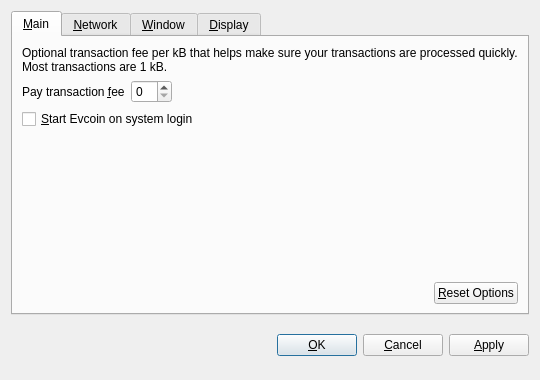
<?xml version="1.0" encoding="UTF-8"?>
<ui version="4.0">
 <class>OptionsDialog</class>
 <widget class="QDialog" name="OptionsDialog">
  <property name="geometry">
   <rect>
    <x>0</x>
    <y>0</y>
    <width>540</width>
    <height>380</height>
   </rect>
  </property>
  <property name="windowTitle">
   <string>Options</string>
  </property>
  <property name="modal">
   <bool>true</bool>
  </property>
  <layout class="QVBoxLayout" name="verticalLayout">
   <item>
    <widget class="QTabWidget" name="tabWidget">
     <property name="tabPosition">
      <enum>QTabWidget::North</enum>
     </property>
     <property name="currentIndex">
      <number>0</number>
     </property>
     <widget class="QWidget" name="tabMain">
      <attribute name="title">
       <string>&amp;Main</string>
      </attribute>
      <layout class="QVBoxLayout" name="verticalLayout_Main">
       <item>
        <widget class="QLabel" name="transactionFeeInfoLabel">
         <property name="text">
          <string>Optional transaction fee per kB that helps make sure your transactions are processed quickly. Most transactions are 1 kB.</string>
         </property>
         <property name="textFormat">
          <enum>Qt::PlainText</enum>
         </property>
         <property name="wordWrap">
          <bool>true</bool>
         </property>
        </widget>
       </item>
       <item>
        <layout class="QHBoxLayout" name="horizontalLayout_1_Main">
         <item>
          <widget class="QLabel" name="transactionFeeLabel">
           <property name="text">
            <string>Pay transaction &amp;fee</string>
           </property>
           <property name="textFormat">
            <enum>Qt::PlainText</enum>
           </property>
           <property name="buddy">
            <cstring>transactionFee</cstring>
           </property>
          </widget>
         </item>
         <item>
          <widget class="BitcoinAmountField" name="transactionFee"/>
         </item>
         <item>
          <spacer name="horizontalSpacer_1_Main">
           <property name="orientation">
            <enum>Qt::Horizontal</enum>
           </property>
           <property name="sizeHint" stdset="0">
            <size>
             <width>40</width>
             <height>20</height>
            </size>
           </property>
          </spacer>
         </item>
        </layout>
       </item>
       <item>
        <widget class="QCheckBox" name="bitcoinAtStartup">
         <property name="toolTip">
          <string>Automatically start Evcoin after logging in to the system.</string>
         </property>
         <property name="text">
          <string>&amp;Start Evcoin on system login</string>
         </property>
        </widget>
       </item>
       <item>
        <spacer name="verticalSpacer_Main">
         <property name="orientation">
          <enum>Qt::Vertical</enum>
         </property>
         <property name="sizeHint" stdset="0">
          <size>
           <width>20</width>
           <height>40</height>
          </size>
         </property>
        </spacer>
       </item>
       <item>
        <layout class="QHBoxLayout" name="horizontalLayout_2_Main">
         <item>
          <spacer name="horizontalSpacer_2_Main">
           <property name="orientation">
            <enum>Qt::Horizontal</enum>
           </property>
           <property name="sizeHint" stdset="0">
            <size>
             <width>40</width>
             <height>20</height>
            </size>
           </property>
          </spacer>
         </item>
         <item>
          <widget class="QPushButton" name="resetButton">
           <property name="toolTip">
            <string>Reset all client options to default.</string>
           </property>
           <property name="text">
            <string>&amp;Reset Options</string>
           </property>
           <property name="autoDefault">
            <bool>false</bool>
           </property>
          </widget>
         </item>
        </layout>
       </item>
      </layout>
     </widget>
     <widget class="QWidget" name="tabNetwork">
      <attribute name="title">
       <string>&amp;Network</string>
      </attribute>
      <layout class="QVBoxLayout" name="verticalLayout_Network">
       <item>
        <widget class="QCheckBox" name="mapPortUpnp">
         <property name="toolTip">
          <string>Automatically open the Evcoin client port on the router. This only works when your router supports UPnP and it is enabled.</string>
         </property>
         <property name="text">
          <string>Map port using &amp;UPnP</string>
         </property>
        </widget>
       </item>
       <item>
        <widget class="QCheckBox" name="connectSocks">
         <property name="toolTip">
          <string>Connect to the Evcoin network through a SOCKS proxy (e.g. when connecting through Tor).</string>
         </property>
         <property name="text">
          <string>&amp;Connect through SOCKS proxy:</string>
         </property>
        </widget>
       </item>
       <item>
        <layout class="QHBoxLayout" name="horizontalLayout_Network">
         <item>
          <widget class="QLabel" name="proxyIpLabel">
           <property name="text">
            <string>Proxy &amp;IP:</string>
           </property>
           <property name="textFormat">
            <enum>Qt::PlainText</enum>
           </property>
           <property name="buddy">
            <cstring>proxyIp</cstring>
           </property>
          </widget>
         </item>
         <item>
          <widget class="QValidatedLineEdit" name="proxyIp">
           <property name="maximumSize">
            <size>
             <width>140</width>
             <height>16777215</height>
            </size>
           </property>
           <property name="toolTip">
            <string>IP address of the proxy (e.g. 127.0.0.1)</string>
           </property>
          </widget>
         </item>
         <item>
          <widget class="QLabel" name="proxyPortLabel">
           <property name="text">
            <string>&amp;Port:</string>
           </property>
           <property name="textFormat">
            <enum>Qt::PlainText</enum>
           </property>
           <property name="buddy">
            <cstring>proxyPort</cstring>
           </property>
          </widget>
         </item>
         <item>
          <widget class="QLineEdit" name="proxyPort">
           <property name="maximumSize">
            <size>
             <width>55</width>
             <height>16777215</height>
            </size>
           </property>
           <property name="toolTip">
            <string>Port of the proxy (e.g. 9050)</string>
           </property>
          </widget>
         </item>
         <item>
          <widget class="QLabel" name="socksVersionLabel">
           <property name="text">
            <string>SOCKS &amp;Version:</string>
           </property>
           <property name="textFormat">
            <enum>Qt::PlainText</enum>
           </property>
           <property name="buddy">
            <cstring>socksVersion</cstring>
           </property>
          </widget>
         </item>
         <item>
          <widget class="QValueComboBox" name="socksVersion">
           <property name="toolTip">
            <string>SOCKS version of the proxy (e.g. 5)</string>
           </property>
          </widget>
         </item>
         <item>
          <spacer name="horizontalSpacer_Network">
           <property name="orientation">
            <enum>Qt::Horizontal</enum>
           </property>
           <property name="sizeHint" stdset="0">
            <size>
             <width>40</width>
             <height>20</height>
            </size>
           </property>
          </spacer>
         </item>
        </layout>
       </item>
       <item>
        <spacer name="verticalSpacer_Network">
         <property name="orientation">
          <enum>Qt::Vertical</enum>
         </property>
         <property name="sizeHint" stdset="0">
          <size>
           <width>20</width>
           <height>40</height>
          </size>
         </property>
        </spacer>
       </item>
      </layout>
     </widget>
     <widget class="QWidget" name="tabWindow">
      <attribute name="title">
       <string>&amp;Window</string>
      </attribute>
      <layout class="QVBoxLayout" name="verticalLayout_Window">
       <item>
        <widget class="QCheckBox" name="minimizeToTray">
         <property name="toolTip">
          <string>Show only a tray icon after minimizing the window.</string>
         </property>
         <property name="text">
          <string>&amp;Minimize to the tray instead of the taskbar</string>
         </property>
        </widget>
       </item>
       <item>
        <widget class="QCheckBox" name="minimizeOnClose">
         <property name="toolTip">
          <string>Minimize instead of exit the application when the window is closed. When this option is enabled, the application will be closed only after selecting Quit in the menu.</string>
         </property>
         <property name="text">
          <string>M&amp;inimize on close</string>
         </property>
        </widget>
       </item>
       <item>
        <spacer name="verticalSpacer_Window">
         <property name="orientation">
          <enum>Qt::Vertical</enum>
         </property>
         <property name="sizeHint" stdset="0">
          <size>
           <width>20</width>
           <height>40</height>
          </size>
         </property>
        </spacer>
       </item>
      </layout>
     </widget>
     <widget class="QWidget" name="tabDisplay">
      <attribute name="title">
       <string>&amp;Display</string>
      </attribute>
      <layout class="QVBoxLayout" name="verticalLayout_Display">
       <item>
        <layout class="QHBoxLayout" name="horizontalLayout_1_Display">
         <item>
          <widget class="QLabel" name="langLabel">
           <property name="text">
            <string>User Interface &amp;language:</string>
           </property>
           <property name="textFormat">
            <enum>Qt::PlainText</enum>
           </property>
           <property name="buddy">
            <cstring>lang</cstring>
           </property>
          </widget>
         </item>
         <item>
          <widget class="QValueComboBox" name="lang">
           <property name="toolTip">
            <string>The user interface language can be set here. This setting will take effect after restarting Evcoin.</string>
           </property>
          </widget>
         </item>
        </layout>
       </item>
       <item>
        <layout class="QHBoxLayout" name="horizontalLayout_2_Display">
         <item>
          <widget class="QLabel" name="unitLabel">
           <property name="text">
            <string>&amp;Unit to show amounts in:</string>
           </property>
           <property name="textFormat">
            <enum>Qt::PlainText</enum>
           </property>
           <property name="buddy">
            <cstring>unit</cstring>
           </property>
          </widget>
         </item>
         <item>
          <widget class="QValueComboBox" name="unit">
           <property name="toolTip">
            <string>Choose the default subdivision unit to show in the interface and when sending coins.</string>
           </property>
          </widget>
         </item>
        </layout>
       </item>
       <item>
        <widget class="QCheckBox" name="displayAddresses">
         <property name="toolTip">
          <string>Whether to show Evcoin addresses in the transaction list or not.</string>
         </property>
         <property name="text">
          <string>&amp;Display addresses in transaction list</string>
         </property>
        </widget>
       </item>
       <item>
        <widget class="QCheckBox" name="coinControlFeatures">
         <property name="toolTip">
          <string>Whether to show coin control features or not.</string>
         </property>
         <property name="text">
          <string>Display coin &amp;control features (experts only!)</string>
         </property>
        </widget>
       </item>
       <item>
        <spacer name="verticalSpacer_Display">
         <property name="orientation">
          <enum>Qt::Vertical</enum>
         </property>
         <property name="sizeHint" stdset="0">
          <size>
           <width>20</width>
           <height>40</height>
          </size>
         </property>
        </spacer>
       </item>
      </layout>
     </widget>
    </widget>
   </item>
   <item>
    <layout class="QHBoxLayout" name="horizontalLayout_Buttons">
     <item>
      <spacer name="horizontalSpacer_1">
       <property name="orientation">
        <enum>Qt::Horizontal</enum>
       </property>
       <property name="sizeHint" stdset="0">
        <size>
         <width>40</width>
         <height>48</height>
        </size>
       </property>
      </spacer>
     </item>
     <item>
      <widget class="QLabel" name="statusLabel">
       <property name="font">
        <font>
         <weight>75</weight>
         <bold>true</bold>
        </font>
       </property>
       <property name="text">
        <string/>
       </property>
       <property name="textFormat">
        <enum>Qt::PlainText</enum>
       </property>
       <property name="wordWrap">
        <bool>true</bool>
       </property>
      </widget>
     </item>
     <item>
      <spacer name="horizontalSpacer_2">
       <property name="orientation">
        <enum>Qt::Horizontal</enum>
       </property>
       <property name="sizeHint" stdset="0">
        <size>
         <width>40</width>
         <height>48</height>
        </size>
       </property>
      </spacer>
     </item>
     <item>
      <widget class="QPushButton" name="okButton">
       <property name="text">
        <string>&amp;OK</string>
       </property>
      </widget>
     </item>
     <item>
      <widget class="QPushButton" name="cancelButton">
       <property name="text">
        <string>&amp;Cancel</string>
       </property>
       <property name="autoDefault">
        <bool>false</bool>
       </property>
      </widget>
     </item>
     <item>
      <widget class="QPushButton" name="applyButton">
       <property name="text">
        <string>&amp;Apply</string>
       </property>
       <property name="autoDefault">
        <bool>false</bool>
       </property>
      </widget>
     </item>
    </layout>
   </item>
  </layout>
 </widget>
 <customwidgets>
  <customwidget>
   <class>BitcoinAmountField</class>
   <extends>QSpinBox</extends>
   <header>bitcoinamountfield.h</header>
  </customwidget>
  <customwidget>
   <class>QValueComboBox</class>
   <extends>QComboBox</extends>
   <header>qvaluecombobox.h</header>
  </customwidget>
  <customwidget>
   <class>QValidatedLineEdit</class>
   <extends>QLineEdit</extends>
   <header>qvalidatedlineedit.h</header>
  </customwidget>
 </customwidgets>
 <resources/>
 <connections/>
</ui>
